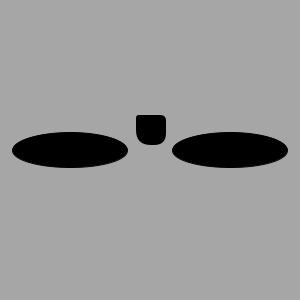
Frame 1 (no input)
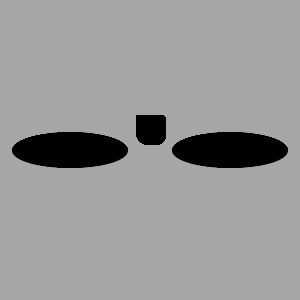
Frame 60 (the mouse pressed at the canvas centre just before this capture)
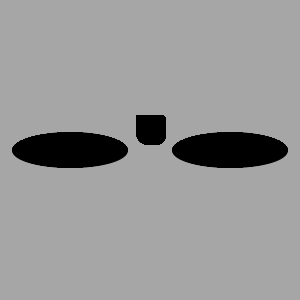
Frame 120 (the mouse held since frame 60 and released just before this capture)

The Processing sketch that drew these frames (run headless with seeded random() and noise(); from frame 60 on, the mouse is pressed at the canvas centre):

// Processing sketch: processing_140762
// ── processing_140762.pde

// brianna jennings
// my great sketch
  
//declare global variables
float eyeSize;
float eyeBallDiam;
float whiteEye;
float fin1;
float mouthDown;
float bodyR;
float bodyB;
float bodyG;
float bodySize1;
float bodySize2;
float darkBlue1;
float darkBlue2;
float darkBlue3;
float yellow1;
float yellow2;
float yellow3;
float medBlue1;
float medBlue2;
float medBlue3;
float mouthR;
float mouthB;
float mouthG;
float eye1;
float eye2;
float eye3;
 
//run once
void setup(){
  size(300,300);
  background(166,166,166);
}
  
void keyPressed(){
  background(166,166,166);
  eyeSize = random(5,10);
  eyeBallDiam = random(15,30);
  whiteEye = random(30,60);
  fin1 = random(0,30);
  mouthDown = random(50,90);
  bodyR = random(32,255);
  bodyB = random(44,255);
  bodyG = random(106,255);
  bodySize1 = random(75, 95);
  bodySize2 = random(200, 220);
  darkBlue1 = random(0,255);
  darkBlue2 = random(1,255);
  darkBlue3 = random(6,255);
  yellow1 = random(30,255);
  yellow2 = random(41,255);
  yellow3 = random(100,255);
  medBlue1 = random(252,255);
  medBlue2 = random(248,255);
  medBlue3 = random(0,255);
  mouthR = random(23,255);
  mouthB = random(30,255);
  mouthG = random(72,255);
  eye1 = random(186,255);
  eye2 = random(46,255);
  eye3 = random(142,255);
}
  
//run forever
void draw(){
  translate(150,150);
 
 
  //her arms
  //dark blue
  fill(darkBlue1,darkBlue2,darkBlue3);
  ellipse(80,fin1,115, 35);
  ellipse(-80,fin1,115, 35);
    noStroke();
  //yellow
  fill(yellow1,yellow2,yellow3);
  ellipse(80,fin1,95,23);
  ellipse(-80,fin1,95,23);
//med blue
  fill(medBlue1,medBlue2,medBlue3);
  ellipse(92,fin1,87,20);
  ellipse(-92,fin1,87,20);
    
//her face
  fill(bodyR,bodyB,bodyG);
  ellipse(0,0,bodySize1,bodySize2);
  
// The Eyes
  stroke(2);
  fill(255,255,255);
  ellipse(40,-40, whiteEye, whiteEye);
  ellipse(-40,-40,whiteEye, whiteEye);
  noStroke();
  fill(eye1,eye2,eye3);
  ellipse(40,-35, eyeBallDiam, eyeBallDiam);
  ellipse(-40,-35,eyeBallDiam, eyeBallDiam);
  fill(56,43,71);
  ellipse(40,-35,eyeSize, eyeSize);
  ellipse(-40,-35,eyeSize, eyeSize);
// The Mouth
  fill(mouthR,mouthB,mouthG);
  pushMatrix();
  translate(16,-35);
  rect(-30, mouthDown, 30, 30, 3, 6, 12, 18);
  popMatrix();
}
